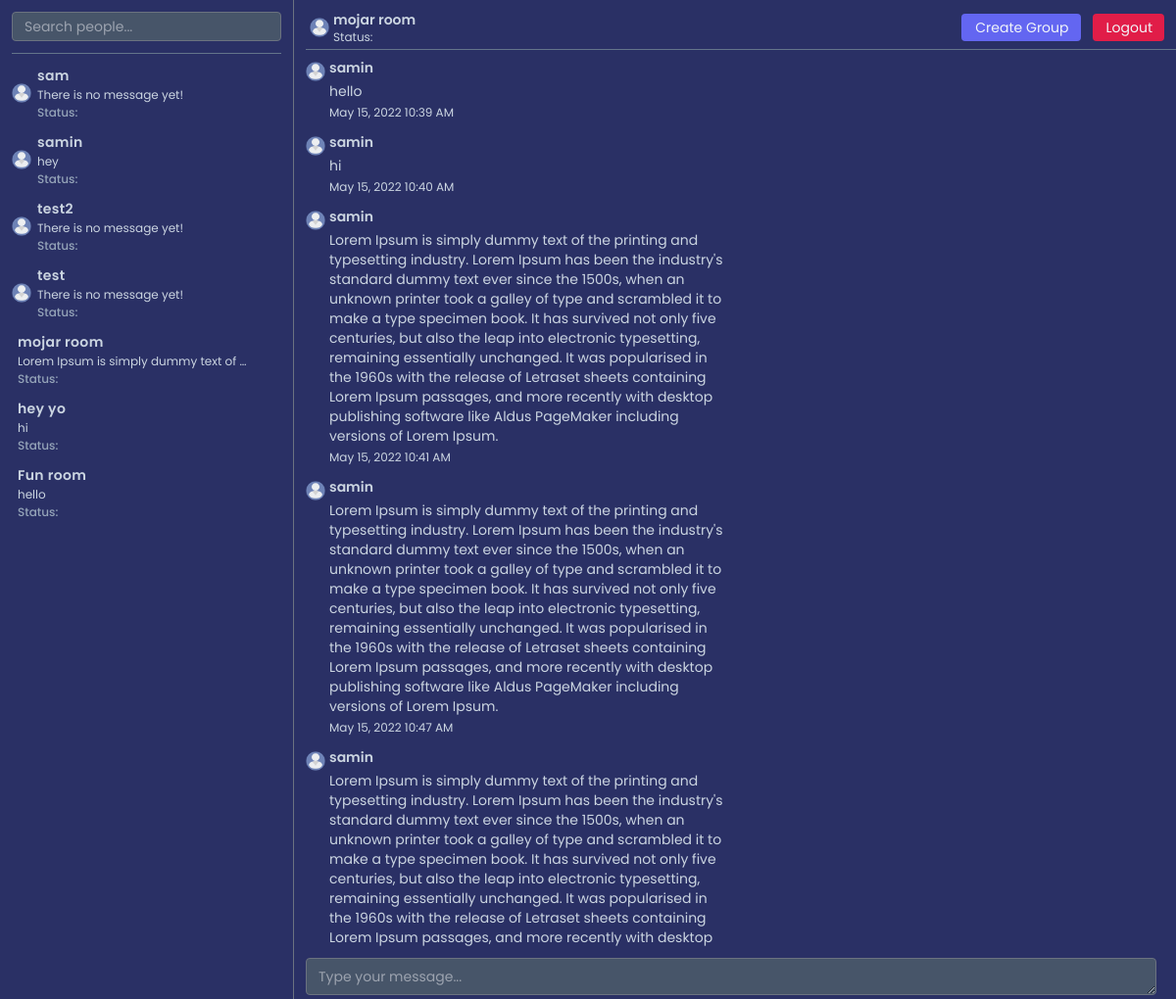
The page /group/ogzoWpN6ip9iLlnYHoGJ/ (signed in) on the database its author committed.
### account/models.py (models this page shows, shortened)
class Account(AbstractBaseUser):
    username = models.CharField(max_length=120, null=True)
    email = models.EmailField(null=True, unique=True)
    is_active = models.BooleanField(default=True)
    is_staff = models.BooleanField(default=False)
    is_superuser = models.BooleanField(default=False)
    is_online = models.BooleanField(default=True)
    created_at = models.DateTimeField(default=datetime.now)
    objects = AccountManager()
    USERNAME_FIELD = "email"
    REQUIRED_FIELDS = ["username"]

### chat/models.py (models this page shows, shortened)
class Chat(models.Model):
    room = models.SlugField(max_length=20, null=True)
    chatroom = models.ForeignKey(Chatroom, on_delete=models.CASCADE, related_name="chatroom")
    sender = models.ForeignKey(User, on_delete=models.CASCADE, related_name="sender")
    receiver = models.ForeignKey(User, on_delete=models.CASCADE, related_name="receiver")
    message = models.TextField(null=True)
    created_at = models.DateTimeField(default=datetime.now)

class GroupChatroom(models.Model):
    room = models.SlugField(max_length=20, null=True, unique=True)
    given_room_name = models.CharField(max_length=200, null=True)
    creator = models.ForeignKey(User, on_delete=models.SET_NULL, null=True, related_name="creator")
    users = models.ManyToManyField(User)
    created_at = models.DateTimeField(default=datetime.now)

class GroupChat(models.Model):
    room = models.SlugField(max_length=20, null=True)
    group_chatroom = models.ForeignKey(GroupChatroom, on_delete=models.CASCADE, related_name="group_chatroom")
    sender = models.ForeignKey(User, on_delete=models.CASCADE, related_name="group_sender")
    message = models.TextField(null=True)
    created_at = models.DateTimeField(default=datetime.now)

### chat/views.py (the view)
# urls.py: path("group/<str:room>/", GroupChatroomView.as_view(), name="group"),
class GroupChatroomView(LoginRequiredMixin, View):
    login_url = "/account/login/"
    def get(self, request, room):
        accounts = Account.objects.values()
        chat_nofifies = ChatMessageSeen.objects.all()
        chat_notify_list = list(map(lambda i: {
            "id": i.id,
            "room": i.room,
            "chatroom": i.chatroom,
            "sender": i.sender,
            "receiver": i.receiver,
            "message_seen": i.message_seen,
            "sender_email": i.sender_email,
            "receiver_email": i.receiver_email
        }, chat_nofifies))
        copied_chat_notify_list = deepcopy(chat_notify_list)
        item_list = []
        get_user_with_notify_list = find_user_chat_notification_list(copied_chat_notify_list, item_list, request.user)
        notified_account_list = []
        get_user_notified_list = find_user_with_notified_list(accounts, get_user_with_notify_list, notified_account_list)
        last_msg_list = []
        get_accounts_with_notify_and_last_msg = find_accounts_with_last_msg(get_user_notified_list, last_msg_list, request.user)
        group_chatrooms = GroupChatroom.objects.all()
        group_chatroom_list = list(map(lambda i: {
            "id": i.id,
            "room": i.room,
            "given_room_name": i.given_room_name,
            "creator": i.creator,
            "users": i.users,
            "created_at": i.created_at
        }, group_chatrooms))
        group_chatroom_obj = find_obj(group_chatroom_list, "room", room, 0, len(group_chatroom_list))
        if group_chatroom_obj:
            group_users = group_chatroom_obj["users"].all()
            group_chats = GroupChat.objects.all()
            group_chat_list = list(map(lambda i: {
                "id": i.id,
                "room": i.room,
                "group_chatroom": i.group_chatroom,
                "sender": i.sender,
                "message": i.message,
                "created_at": i.created_at.strftime("%b %d, %Y %I:%M %p")
            }, group_chats))
            if request.user in group_users:
                copied_group_chats = deepcopy(group_chat_list)
                item_list = []
                get_chat_list = find_room_all_chats(copied_group_chats, item_list, group_chatroom_obj["room"])
                quick_sort(get_chat_list, "id", 0, len(get_chat_list) - 1)
                group_list = []
                get_user_connected_group_list = find_user_connected_groups(group_chatroom_list, group_list, request.user)
                group_msg_seens = GroupChatMessageSeen.objects.values()
                group_msg_seen_list = list(map(lambda i: i, group_msg_seens))
                group_list = []
                find_group_msg_seen_list = find_user_group_msg_seen_list(group_msg_seen_list, get_user_connected_group_list, group_list)
                group_list = []
                find_user_group_with_notify_list = find_user_group_with_notified_list(find_group_msg_seen_list, group_list, request.user)
                last_msg_list = []
                find_user_group_last_msg_with_notify = find_user_group_last_msg(find_user_group_with_notify_list, last_msg_list)
                update_group_message_notification = update_group_message_seen(group_msg_seen_list, group_chatroom_obj["room"], request.user)
            else:   # --> Else if user not in the group, redirect to home page
                return redirect("chat:home")
        else:
            return redirect("chat:home")
        args = {
            "accounts": get_accounts_with_notify_and_last_msg,
            "groups": find_user_group_last_msg_with_notify,
            "group_chatroom_obj": group_chatroom_obj,
            "chats": get_chat_list,
            "group_notify_status": update_group_message_notification,
        }
        return render(request, "chat/group_chat.html", args)

### chat/views.py (called while the page is built)
def find_user_chat_notification_list(copied_chat_notify_list, item_list, receiver):
    notified_obj = find_obj(copied_chat_notify_list, "receiver_email", receiver.email, 0, len(copied_chat_notify_list))
    if notified_obj is not None:
        if notified_obj["message_seen"] == False:
            item_list.append(notified_obj["sender_email"])
        copied_chat_notify_list.remove(notified_obj)
        return find_user_chat_notification_list(copied_chat_notify_list, item_list, receiver)
    return item_list

def find_user_with_notified_list(accounts, notified_list, notified_account_list):
    for account in accounts:
        if account["email"] in notified_list:
            notified_account_list.append({
                "account": account,
                "notify": True
            })
        else:
            notified_account_list.append({
                "account": account,
                "notify": False
            })
    return notified_account_list

def find_accounts_with_last_msg(accounts, last_msg_list, current_user):
    for account in accounts:
        account_obj = Account(**account["account"])
        last_msg = Chat.objects.filter(Q(sender=current_user, receiver=account_obj) | Q(sender=account_obj, receiver=current_user)).last()
        message = None
        if last_msg:
            message = last_msg.message
        else:
            message = "There is no message yet!"
        last_msg_list.append({
            "account": account["account"],
            "notify": account["notify"],
            "last_msg": message
        })
    return last_msg_list

def find_user_connected_groups(group_chatroom_list, group_list, current_user):
    group_list = [group for group in group_chatroom_list if current_user in group["users"].all()]
    return group_list

def find_user_group_msg_seen_list(group_msg_seen_list, user_group_list, group_list):
    for group in user_group_list:
        group_msg_seen_obj = find_obj(group_msg_seen_list, "room", group["room"], 0, len(group_msg_seen_list))
        if group_msg_seen_obj is not None:
            group_msg_seen_obj = GroupChatMessageSeen(**group_msg_seen_obj)
            group_list.append({
                "group": group,
                "group_message_seen": group_msg_seen_obj
            })
        else:
            group_list.append({
                "group": group,
                "group_message_seen": None
            })
    return group_list

### chat/templates/chat/group_chat.html (shortened to what this page needs)
{% extends "base.html" %}
{% load static %}
{% block content %}
<div class="max-w-screen-2xl mx-auto">
    <div class="flex">
        {% include "chat/chat_left.html" %}
        {% include "chat/group_chat_right.html" %}
    </div>
</div>
{% endblock %}

### chat/templates/chat/chat_left_bottom.html (shortened to what this page needs)
{% load static %}
{% if accounts %}
    <div id="chat__leftBottomUsers" class="flex h-full pl-3 pr-1 pb-16 flex-col gap-y-3 overflow-x-hidden overflow-y-auto">
        {% for account in accounts %}
            <a href="{% url 'chat:create-chatroom' account.account.id %}" id="account-{{ account.account.id}}" class="flex items-center">
                <img src="{% static 'images/user.png' %}" class="w-[20px] h-[20px] object-contain mr-1" alt="">
                <div class="flex flex-col gap-y-0.5 pl-0.5 chat__userInfo">
                    <p id="user-{{ account.account.id }}" class="font-semibold text-slate-300 tracking-wide whitespace-nowrap overflow-hidden text-ellipsis chat__userUsername">{{ account.account.username }}</p>
                    <p class="text-slate-300 text-xs whitespace-nowrap overflow-hidden text-ellipsis last_message">{{ account.last_msg }}</p>
                    <p class="flex items-center text-xs font-medium text-slate-400 user__status">Status: </p>
                </div>
            </a>
        {% endfor %}
        {% if groups %}
            {% for group in groups %}
                <a href="{% url 'chat:group' group.group.room %}" id="group-{{group.group.id}}" class="flex items-center">
                    <div class="flex flex-col gap-y-0.5 pl-0.5 chat__userInfo">
                        <p id="group-{{ group.group.id }}" class="font-semibold text-slate-300 tracking-wide whitespace-nowrap overflow-hidden text-ellipsis">{{ group.group.given_room_name }}</p>
                        <p class="text-slate-300 text-xs whitespace-nowrap overflow-hidden text-ellipsis last_message">{{ group.last_msg }}</p>
                        <p class="flex items-center text-xs font-medium text-slate-400 user__status">Status: </p>
                    </div>
                </a>
            {% endfor %}
        {% endif %}
    </div>
{% endif %}

### chat/templates/chat/group_chat_right_top.html (shortened to what this page needs)
{% load static %}
<div id="account__right-{{ request.user.id }}" class="flex items-center justify-between pr-3">
    <div class="flex items-center gap-x-1">
        <img src="{% static 'images/user.png' %}" class="w-[20px] h-[20px] object-contain" alt="">
        <div class="text-slate-300">
            <h5 class="font-semibold mr-1 chat__rightTopUsername">{{ group_chatroom_obj.given_room_name }}</h5>
            <p class="text-xs flex items-center">Status: </p>
        </div>
    </div>
    <div class="flex items-center gap-x-3">
        <button id="create__chatGroup" class="flex items-center gap-x-0.5 py-1 px-3 text-slate-100 bg-indigo-500 rounded cursor-pointer hover:bg-indigo-600 hover:shadow transition-all duration-300 ease-in-out">
            Create Group
        </button>
        <a href="{% url 'account:logout' %}" class="flex items-center gap-x-0.5 py-1 px-3 text-slate-100 bg-rose-600 rounded cursor-pointer hover:bg-rose-700 hover:shadow transition-all duration-300 ease-in-out">
            Logout
        </a>
    </div>
</div>
<div class="w-full h-[1px] bg-slate-500 mt-1"></div>

### chat/templates/chat/chat_right_middle.html
{% load static %}
<div id="chat__rightMiddle">
    <div id="chat__rightChatDiv" class="flex flex-col gap-y-3 mt-2">
        {% for chat in chats  %}
            <div class="flex gap-x-1 w-1/2 {% if request.user.email == chat.sender.email %}place-self-end{% endif %} chat__leftMiddleChatContainer">
                <div>
                    <img src="{% static 'images/user.png' %}" class="w-[20px] min-w-[20px] h-[20px] mt-1 object-contain" alt="">
                </div>
                <div class="flex flex-col gap-y-1 text-slate-300 text-sm pr-3">
                    <h5 class="font-semibold chat__rightMiddleUsername">{{ chat.sender.username }}</h5>
                    <p class="break-word">{{ chat.message }}</p>
                    <p class="text-xs">{{ chat.created_at }}</p>
                </div>
            </div>
        {% endfor %}
    </div>
</div>

### static/css/base.css (style rules this page uses)
* { box-sizing: border-box; }
:root { --poppins: 'Poppins', sans-serif; --bg-primary: #2A3065; }
body { font-family: var(--poppins); background-color: var(--bg-primary); color: var(--text-primary); overflow: hidden; }

### static/css/chat_left.css (style rules this page uses)
.chat__userInfo { width: calc(100% - 45px); }

### static/css/chat_right.css (style rules this page uses)
.chat__rightTopUsername, .chat__rightMiddleUsername { display: -webkit-box; -webkit-line-clamp: 1; -webkit-box-orient: vertical; overflow: hidden; text-overflow: ellipsis; }
#chat__rightMiddle { height: calc(100% - 90px); overflow-y: auto; overflow-x: hidden; }

### rows shown on the page
Account: account.username "sam", last_msg "There is no message yet!"
Account: account.username "samin", last_msg "hey"
Account: account.username "test2", last_msg "There is no message yet!"
Account: account.username "test", last_msg "There is no message yet!"
GroupChatroom: group.given_room_name "mojar room", given_room_name "mojar room", sender.username "samin", message "hello", created_at "May 15, 2022 10:39 AM", message "hi", created_at "May 15, 2022 10:40 AM", message "Lorem Ipsum is simply dummy text of the printing and typesetting industry. Lorem Ipsum has been the industry's standard dummy text ever since the 1500s, when an unknown printer took a galley of type and scrambled it to make a type specimen book. It has survived not only five centuries, but also the leap into electronic typesetting, remaining essentially unchanged. It was popularised in the 1960s with the release of Letraset sheets containing Lorem Ipsum passages, and more recently with desktop publishing software like Aldus PageMaker including versions of Lorem Ipsum.", created_at "May 15, 2022 10:41 AM", created_at "May 15, 2022 10:47 AM", message "Lorem Ipsum is simply dummy text of the printing and typesetting industry. Lorem Ipsum has been the industry's standard dummy text ever since the 1500s, when an unknown printer took a galley of type and scrambled it to make a type specimen book. It has survived not only five centuries, but also the leap into electronic typesetting, remaining essentially unchanged. It was popularised in the 1960s with the release of Letraset sheets containing Lorem Ipsum passages, and more recently with desktop…"
GroupChat: last_msg "Lorem Ipsum is simply dummy text of…"
GroupChatroom: group.given_room_name "hey yo"
GroupChat: last_msg "hi"
GroupChatroom: group.given_room_name "Fun room"
GroupChat: last_msg "hello"
